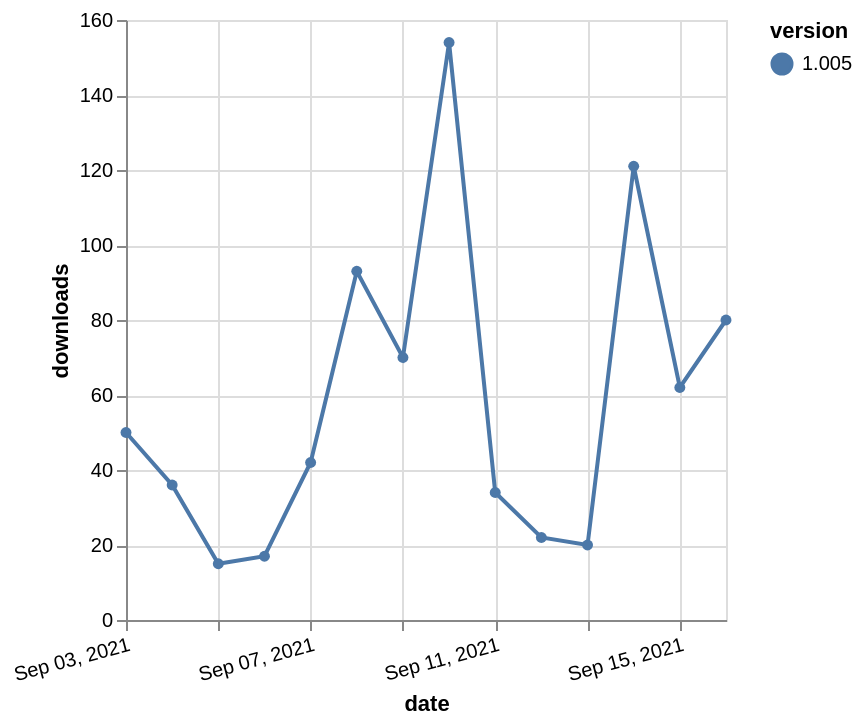

Write the Vega-Lite specification saved for this chart.
### Vega-Lite specification from a JSON file in a GitHub repository (floating-point values rounded to 4 significant figures)
{"$schema": "https://vega.github.io/schema/vega-lite/v5.json", "description": "A simple bar chart with embedded data.", "data": {"values": [{"date": "2021-09-03", "total": 78955, "delta": 50, "version": "1.005"}, {"date": "2021-09-04", "total": 78991, "delta": 36, "version": "1.005"}, {"date": "2021-09-05", "total": 79006, "delta": 15, "version": "1.005"}, {"date": "2021-09-06", "total": 79023, "delta": 17, "version": "1.005"}, {"date": "2021-09-07", "total": 79065, "delta": 42, "version": "1.005"}, {"date": "2021-09-08", "total": 79158, "delta": 93, "version": "1.005"}, {"date": "2021-09-09", "total": 79228, "delta": 70, "version": "1.005"}, {"date": "2021-09-10", "total": 79382, "delta": 154, "version": "1.005"}, {"date": "2021-09-11", "total": 79416, "delta": 34, "version": "1.005"}, {"date": "2021-09-12", "total": 79438, "delta": 22, "version": "1.005"}, {"date": "2021-09-13", "total": 79458, "delta": 20, "version": "1.005"}, {"date": "2021-09-14", "total": 79579, "delta": 121, "version": "1.005"}, {"date": "2021-09-15", "total": 79641, "delta": 62, "version": "1.005"}, {"date": "2021-09-16", "total": 79721, "delta": 80, "version": "1.005"}]}, "width": "container", "mark": {"type": "line", "point": {"filled": true}}, "encoding": {"x": {"field": "date", "type": "temporal", "timeUnit": "yearmonthdate", "title": "date", "axis": {"labelAngle": -15}}, "y": {"field": "delta", "type": "quantitative", "title": "downloads"}, "color": {"field": "version", "type": "nominal"}, "tooltip": {"field": "delta"}}}
